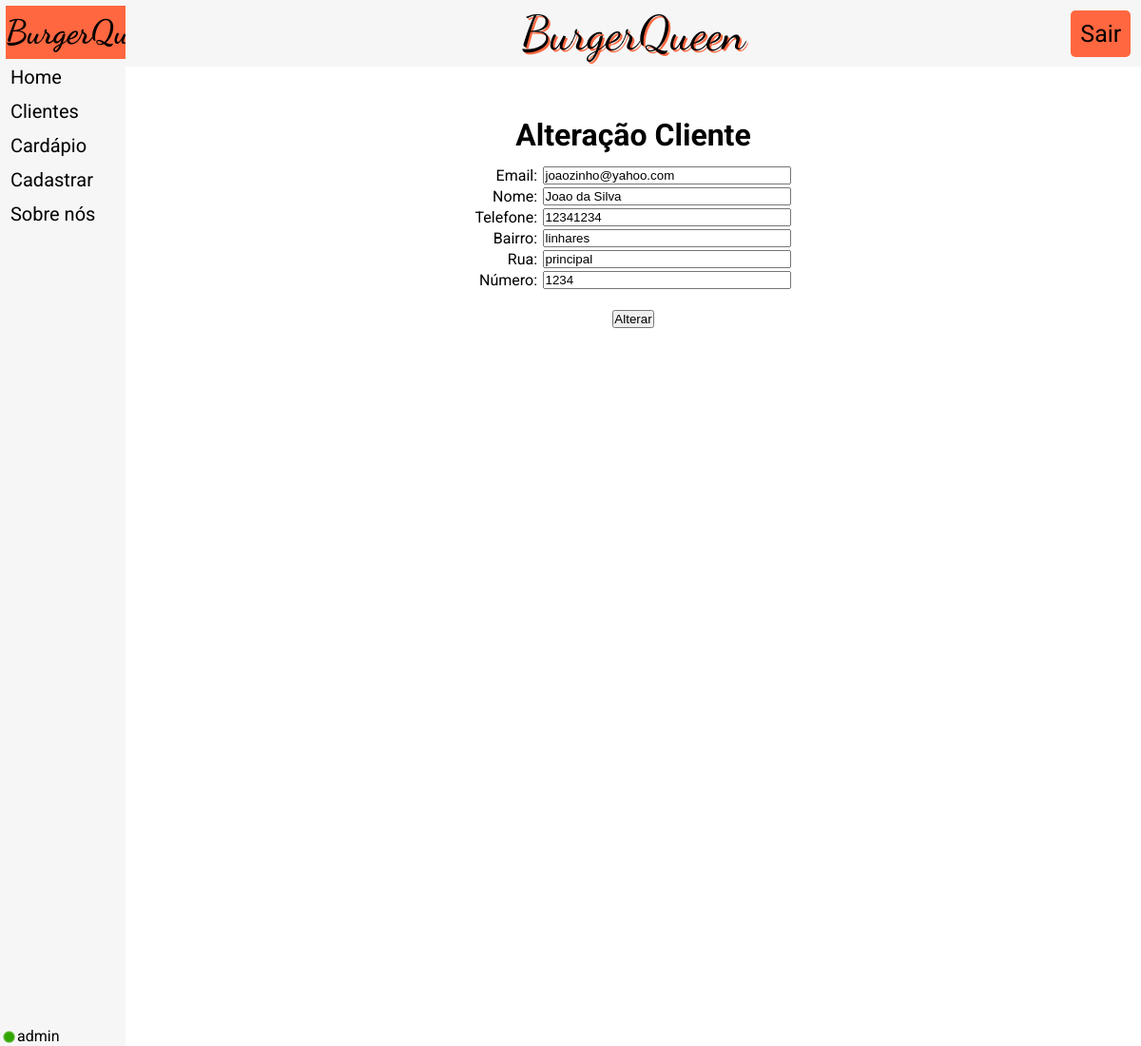
/l/clientes/alterar/index.php?id=10&&re=0 (signed in), run on the app's committed database.
### tables this page shows
CREATE TABLE IF NOT EXISTS `tb_cliente` (
  `id` int(11) NOT NULL AUTO_INCREMENT,
  `email_cliente` varchar(250) NOT NULL,
  `nome_cliente` varchar(50) NOT NULL,
  `telefone_cliente` int(11) NOT NULL,
  `bairro` varchar(50) NOT NULL,
  `rua` varchar(50) NOT NULL,
  `numero` int(5) NOT NULL,
  PRIMARY KEY (`id`)
);

### l/clientes/alterar/index.php (the view, shortened to what this page needs)
<!DOCTYPE html>
<html lang="pt-br">
	<head>
        <link rel="stylesheet" href="../../index.css">
	</head>
	<body>
    <table>
    <tr>
        <td id="ContMenu">
            <table id="TabelaMenu">
                <thead>
                <tr><th id="NomeMenu">
                    <a href="../../">BurgerQueen</a>
                </th></tr>
                </thead>
                <tbody>
                <tr><td  class="ItemMenu">
                    <a href="../../">Home</a>
                </td></tr>
                <tr><td  class="ItemMenu">
                    <a href="../../clientes/">Clientes</a>
                </td></tr>
                <tr><td  class="ItemMenu">
                    <a href="../../cardapio/">Cardápio</a>
                </td></tr>
                <tr><td  class="ItemMenu">
                    <a href="../../cadastrar/">Cadastrar</a>
                </td></tr>
                <tr><td  class="ItemMenu">
                    <a href="../../sobre/">Sobre nós</a>
                </td></tr>
                </tbody>
            </table>
        </td>
        <td id="ContSite">
            <nav>
                <a href="../../" id="NomeSite">BurgerQueen</a>
                <a href="../../app/logout.php" id="BotaoLogin"><div>Sair</div></a>
            </nav>
            <div class="DivIncluir">
            <?php
              require_once '../../app/conexao.php';
              $id = $_GET['id'];
              $re = $_GET['re'];
              $ComandoSQL = "SELECT * FROM tb_cliente WHERE id = ".$id;
              $u=$conexao->query($ComandoSQL);
              while($row = $u->fetch(PDO::FETCH_OBJ)){
                echo'
                  <h1 class="TituloIncluir">Alteração Cliente</h1>
                  <form method="POST" action="../../app/alteracao_cliente.php">
                  <input type="hidden" name="id" value="'.$row->id.'">
                  <input type="hidden" name="re" value="'.$re.'">
                    <table class="TabelaIncluir">
                      <tr>
                        <td class="LabelIncluir"><label for="email_cliente">Email:</label><span class="Paragrafo">-</span></td>
                        <td>
                          <input name="email_cliente" type="text" id="email_cliente" size="30" required="required" value="'.$row->email_cliente.'">
                        </td>
                      </tr>
                      <tr>
                        <td class="LabelIncluir"><label for="nome_cliente">Nome:</label><span class="Paragrafo">-</span></td>
                        <td>
                          <input name="nome_cliente" type="text" id="nome_cliente" size="30" required="required" value="'.$row->nome_cliente.'">
                        </td>
                      </tr>
                      <tr>
                        <td class="LabelIncluir"><label for="telefone_cliente">Telefone:</label><span class="Paragrafo">-</span></td>
                        <td>
                          <input type="text" name="telefone_cliente" id="telefone_cliente" size="30"  required="required" value="'.$row->telefone_cliente.'">
                        </td>
                      </tr>
                      <tr>
                        <td class="LabelIncluir"><label for="bairro">Bairro:</label><span class="Paragrafo">-</span></td>
                        <td>
                          <input type="text" name="bairro" id="bairro"  size="30"  required="required" value="'.$row->bairro.'">
                        </td>
                      </tr>
                      <tr>
                        <td class="LabelIncluir"><label for="rua">Rua:</label><span class="Paragrafo">-</span></td>
                        <td>
                          <input type="text" name="rua" id="rua"  size="30" required="required" value="'.$row->rua.'">
                        </td>
                      </tr>
                      <tr>
                        <td class="LabelIncluir"><label for="numero">Número:</label><span class="Paragrafo">-</span></td>
                        <td>
                          <input type="text" name="numero" id="numero"  size="30"  required="required" value="'.$row->numero.'">
                        </td>
                      </tr>
                      <tr>
                        <td colspan="2">
                          <br>
                          <input type="submit" name="enviar" value="Alterar">
                        </td>
                      </tr>
                    </table>
                  </form>
                ';
              }
            ?>
            </div>
        </td>
    </tr>
    </table>
	    <img src="../../imagens/logado.png" id="logado">
      <?php
        $user = $_SESSION['usuario'];
        echo "<span id='user'>$user</span>";
      ?>
	</body>
</html>

### l/index.css (style rules this page uses)
* { padding: 0px; margin: 0px; color: #000000; }
body { font-family: 'Roboto', sans-serif; }
a { text-decoration: none; display: block; }
#ContMenu { background-color: #f6f6f6; position: fixed; top: 0px; left: 0px; height: 100%; width: 11%; }
#ContSite { background-color: #ffffff; position: absolute; top: 0px; left: 11%; height: 100%; width: 89%; }
#TabelaMenu { width: 94%; margin: 3%; font-size: 20px; }
#NomeMenu { background-color: #ff6740; padding-top: 7px; padding-bottom: 7px; font-family: 'Dancing Script', cursive; font-size: 35px; }
.ItemMenu { padding-top: 5px; padding-bottom: 5px; padding-left: 5px; }
nav { background-color: #f6f6f6; padding: 5px; text-align: center; }
#NomeSite { font-family: 'Dancing Script', cursive; font-size: 50px; display: inline; text-shadow: 2px 2px #ff6740; }
#BotaoLogin { display: inline-block; background-color: #ff6740; padding: 10px; border-radius: 5px; font-size: 25px; position: absolute; top: 1%; right: 1%; }
.Paragrafo { color: rgba(255, 255, 255, 0); }
.DivIncluir { position: relative; margin-left: 25%; margin-right: 25%; width: 50%; text-align: center; padding-top: 5%; }
.TabelaIncluir { display: inline-block; }
.TituloIncluir { margin-bottom: 2%; }
.LabelIncluir { text-align: right; }
#logado { position: fixed; bottom: 3px; left: 3px; }
#user { position: fixed; bottom: 1px; left: 18px; }

### data on the page
tb_cliente: email_cliente "joaozinho@yahoo.com", nome_cliente "Joao da Silva", telefone_cliente "12341234", bairro "linhares", rua "principal", numero "1234"

### other printed values
$user "admin"
